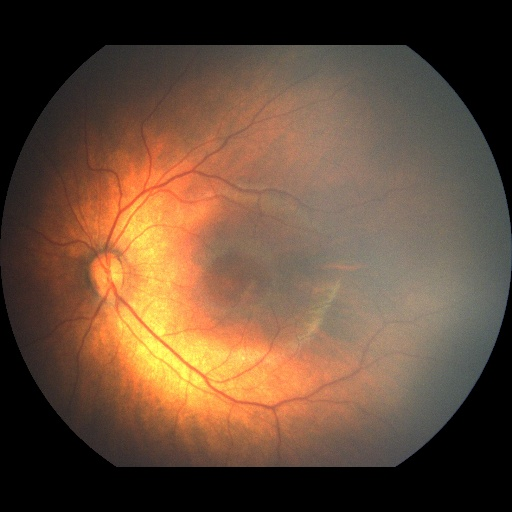
#> input picture data/Normal/Normal_1.jpg, 512 x 512 px, found by its file name
$ python pre_processing_V3.0.py
#> lines starting #> are read from the running program, lines starting #| are printed output that depends on the picture; after the words box and inside, x2 and y2 are one past the last pixel; in counts of white or black regions, pixels touching at a corner belong together
#> in process_image, image is the input picture: shape (512, 512, 3); mean B, G, R 57.3, 76.7, 102.8
import cv2
import numpy as np
import os

def crop_to_circle(image):
    # Convert to grayscale to find contours
    gray = cv2.cvtColor(image, cv2.COLOR_BGR2GRAY)
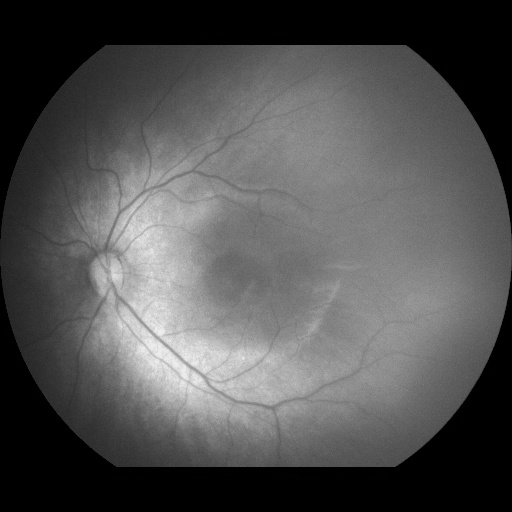
#> gray: shape (512, 512); min 0, max 239, mean 82.3

    # Apply a binary threshold to get a binary image
    _, binary = cv2.threshold(gray, 20, 255, cv2.THRESH_BINARY)
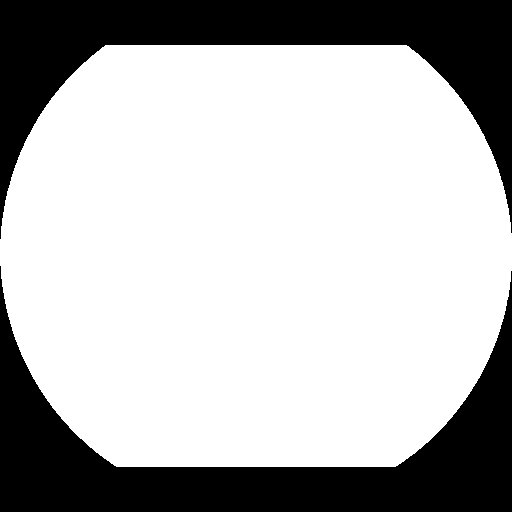
#> binary: shape (512, 512); 71.8% white; 2 black regions

    # Find contours in the binary image
    contours, _ = cv2.findContours(binary, cv2.RETR_EXTERNAL, cv2.CHAIN_APPROX_SIMPLE)
#> contours = 1 contour; box (x1, y1, x2, y2) and area: (0, 45, 512, 467) 187411

    # Get the largest contour
    largest_contour = max(contours, key=cv2.contourArea)
#> largest_contour = contour of 416 points, box (x1, y1, x2, y2) (0, 45, 512, 467), area 187411

    # Get the center and radius of the minimum enclosing circle around the largest contour
    (x, y), radius = cv2.minEnclosingCircle(largest_contour)
#> x = 255.7; y = 251.8; radius = 256.1
    center = (int(x), int(y))
#> center = (255, 251)
    radius = int(radius)
#> radius = 256

    # Create a mask with the same dimensions as the image
    mask = np.zeros(image.shape[:2], dtype=np.uint8)

    # Draw a filled circle on the mask
    cv2.circle(mask, center, radius, 255, thickness=-1)
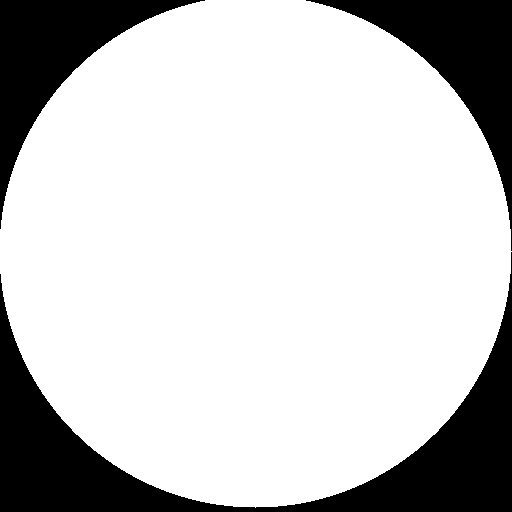
#> mask: shape (512, 512); 78.4% white; 3 black regions, box (x1, y1, x2, y2) and area: (0, 252, 512, 512) 30446, (306, 0, 512, 251) 13184, (0, 0, 205, 229) 12933

    # Create a 4-channel image (BGR + Alpha)
    result = cv2.cvtColor(image, cv2.COLOR_BGR2BGRA)

    # Set the alpha channel based on the mask
    result[:, :, 3] = mask

    # Crop the image to the bounding box of the circle
    x, y, w, h = cv2.boundingRect(largest_contour)
#> x = 0; y = 45; w = 512; h = 422
    cropped_image = result[y:y+h, x:x+w]
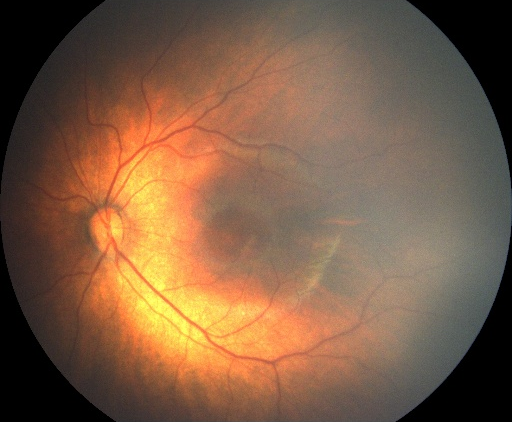
#> cropped_image: shape (422, 512, 4); mean B, G, R, A 69.5, 93.1, 124.7, 222

    return cropped_image

def process_image(input_path, output_path):
    # Read the image
    image = cv2.imread(input_path)

    # Crop the image to the circular region with transparent background
    cropped_image = crop_to_circle(image)

    # Save the cropped image with transparency
    cv2.imwrite(output_path, cropped_image)

# Example usage
input_path = 'fp_scale/data/Normal/Normal_1.jpg'
output_path = 'fp_scale/data/Cropped_Normal_1.png'
process_image(input_path, output_path)

# Display the result (Optional)
import matplotlib.pyplot as plt
cropped_image = cv2.imread(output_path, cv2.IMREAD_UNCHANGED)
plt.imshow(cv2.cvtColor(cropped_image, cv2.COLOR_BGRA2RGBA))
plt.axis('off')
plt.show()
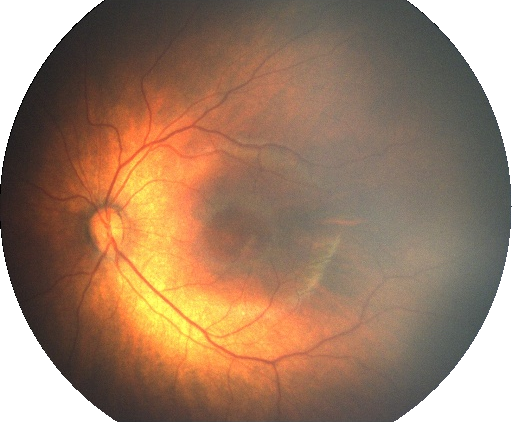
#> shown: shape (422, 512, 4); mean R, G, B, A 124.7, 93.1, 69.5, 222; transparent parts drawn white

$ run again, with data/Normal/Normal_106.jpg copied over data/Normal/Normal_1.jpg
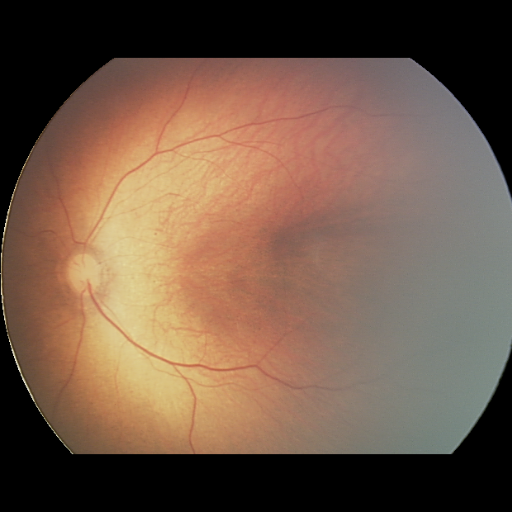
#> input picture data/Normal/Normal_106.jpg, 512 x 512 px, found by its file name
#> in process_image, image is the input picture: shape (512, 512, 3); mean B, G, R 72.3, 89, 113.7
#> in crop_to_circle, `_, binary = cv2.threshold(gray, 20, 255, cv2.THRESH_BINARY)`:
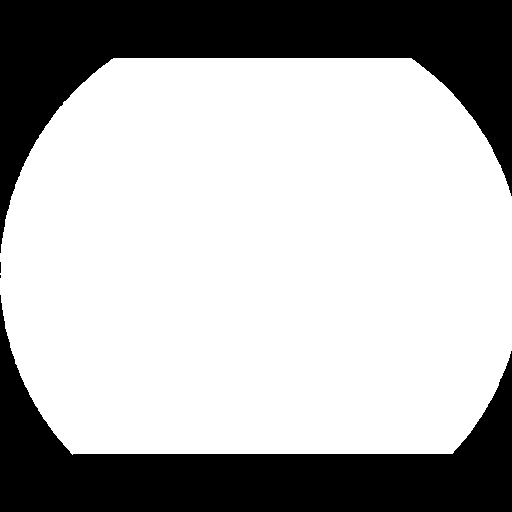
#> binary: shape (512, 512); 70% white; 4 black regions (2 under 20 px)
#> contours = 1 contour; box (x1, y1, x2, y2) and area: (0, 58, 512, 455) 182768
#> largest_contour = contour of 351 points, box (x1, y1, x2, y2) (0, 58, 512, 455), area 182768
#> in crop_to_circle, `(x, y), radius = cv2.minEnclosingCircle(largest_contour)`: x = 261.4; y = 273.1; radius = 262.3
#> center = (261, 273)
#> in crop_to_circle, `radius = int(radius)`: radius = 262
#> mask: shape (512, 512); 80.5% white; 3 black regions, box (x1, y1, x2, y2) and area: (0, 0, 512, 251) 32817, (0, 296, 152, 512) 10178, (371, 352, 512, 512) 8141
#> in crop_to_circle, `x, y, w, h = cv2.boundingRect(largest_contour)`: x = 0; y = 58; w = 512; h = 397
#> `plt.show()`:
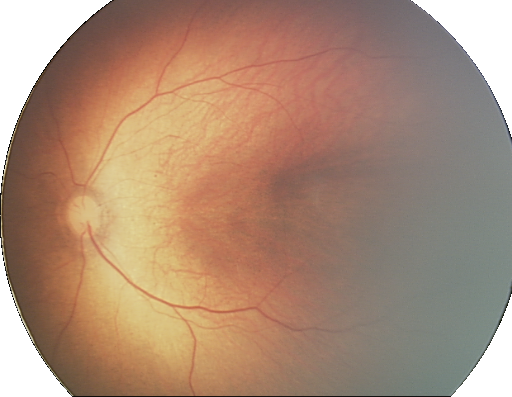
#> shown: shape (397, 512, 4); mean R, G, B, A 146.6, 114.8, 93.2, 230.9; transparent parts drawn white

$ run again, with data/Normal/Normal_108.jpg copied over data/Normal/Normal_1.jpg
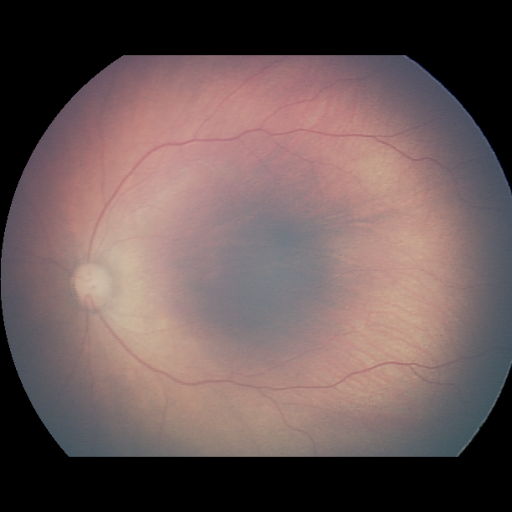
#> input picture data/Normal/Normal_108.jpg, 512 x 512 px, found by its file name
#> in process_image, image is the input picture: shape (512, 512, 3); mean B, G, R 87.3, 88.2, 106.8
#> in crop_to_circle, `_, binary = cv2.threshold(gray, 20, 255, cv2.THRESH_BINARY)`:
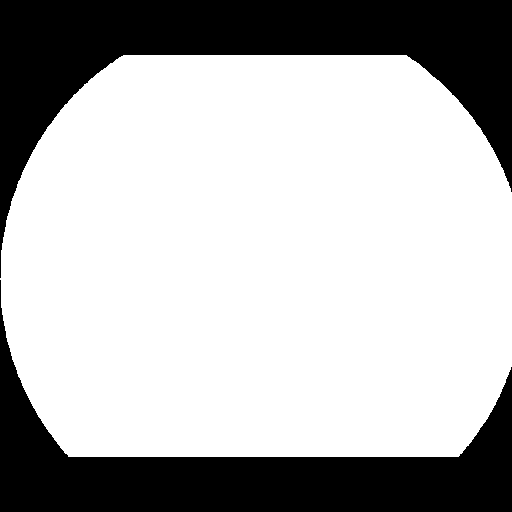
#> binary: shape (512, 512); 71% white; 2 black regions
#> contours = 1 contour; box (x1, y1, x2, y2) and area: (0, 55, 512, 457) 185360
#> largest_contour = contour of 376 points, box (x1, y1, x2, y2) (0, 55, 512, 457), area 185360
#> in crop_to_circle, `(x, y), radius = cv2.minEnclosingCircle(largest_contour)`: x = 263; y = 277.6; radius = 264.7
#> center = (263, 277)
#> in crop_to_circle, `radius = int(radius)`: radius = 264
#> mask: shape (512, 512); 81% white; 3 black regions, box (x1, y1, x2, y2) and area: (0, 0, 512, 255) 33548, (0, 300, 141, 512) 9472, (386, 368, 512, 512) 6874
#> in crop_to_circle, `x, y, w, h = cv2.boundingRect(largest_contour)`: x = 0; y = 55; w = 512; h = 402
#> `plt.show()`:
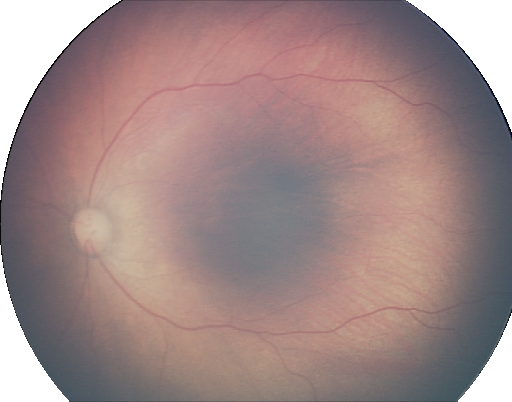
#> shown: shape (402, 512, 4); mean R, G, B, A 136, 112.3, 111.1, 231; transparent parts drawn white

$ run again, with data/Normal/Normal_113.jpg copied over data/Normal/Normal_1.jpg
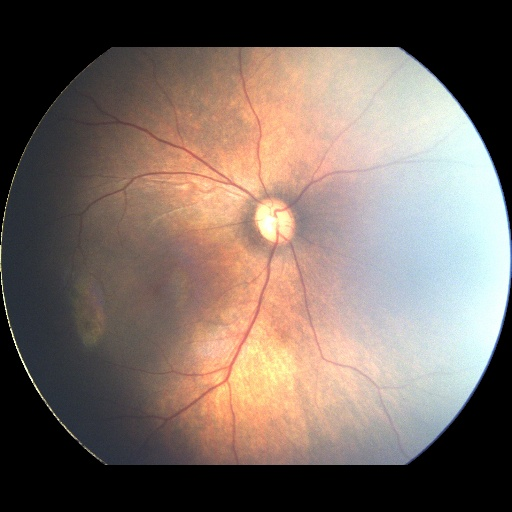
#> input picture data/Normal/Normal_113.jpg, 512 x 512 px, found by its file name
#> in process_image, image is the input picture: shape (512, 512, 3); mean B, G, R 98.9, 106.8, 121.2
#> in crop_to_circle, `_, binary = cv2.threshold(gray, 20, 255, cv2.THRESH_BINARY)`:
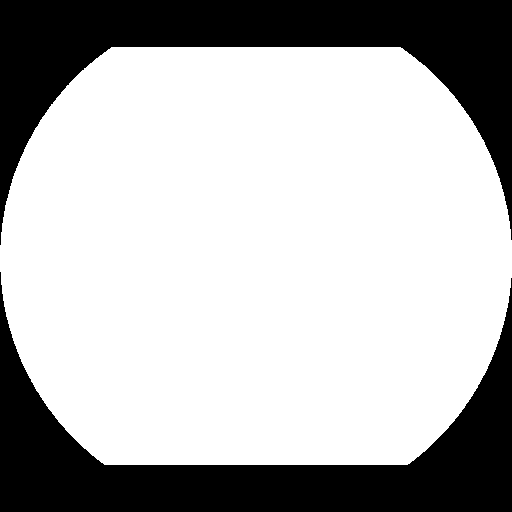
#> binary: shape (512, 512); 71.4% white; 2 black regions
#> contours = 1 contour; box (x1, y1, x2, y2) and area: (0, 47, 512, 465) 186338
#> largest_contour = contour of 410 points, box (x1, y1, x2, y2) (0, 47, 512, 465), area 186338
#> in crop_to_circle, `(x, y), radius = cv2.minEnclosingCircle(largest_contour)`: x = 255.6; y = 258; radius = 256.2
#> center = (255, 258)
#> in crop_to_circle, `radius = int(radius)`: radius = 256
#> mask: shape (512, 512); 78.5% white; 3 black regions, box (x1, y1, x2, y2) and area: (0, 0, 512, 258) 29422, (295, 259, 512, 512) 13612, (0, 281, 216, 512) 13359
#> in crop_to_circle, `x, y, w, h = cv2.boundingRect(largest_contour)`: x = 0; y = 47; w = 512; h = 418
#> `plt.show()`:
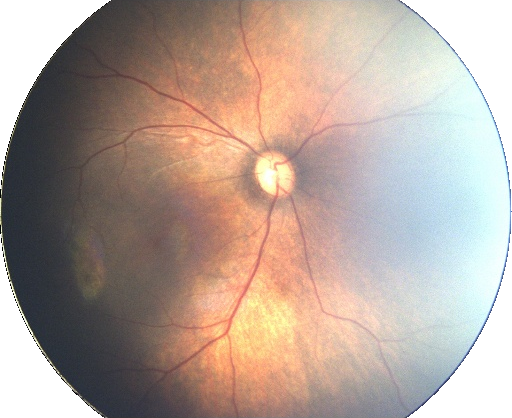
#> shown: shape (418, 512, 4); mean R, G, B, A 148.4, 130.8, 121.1, 222.8; transparent parts drawn white
